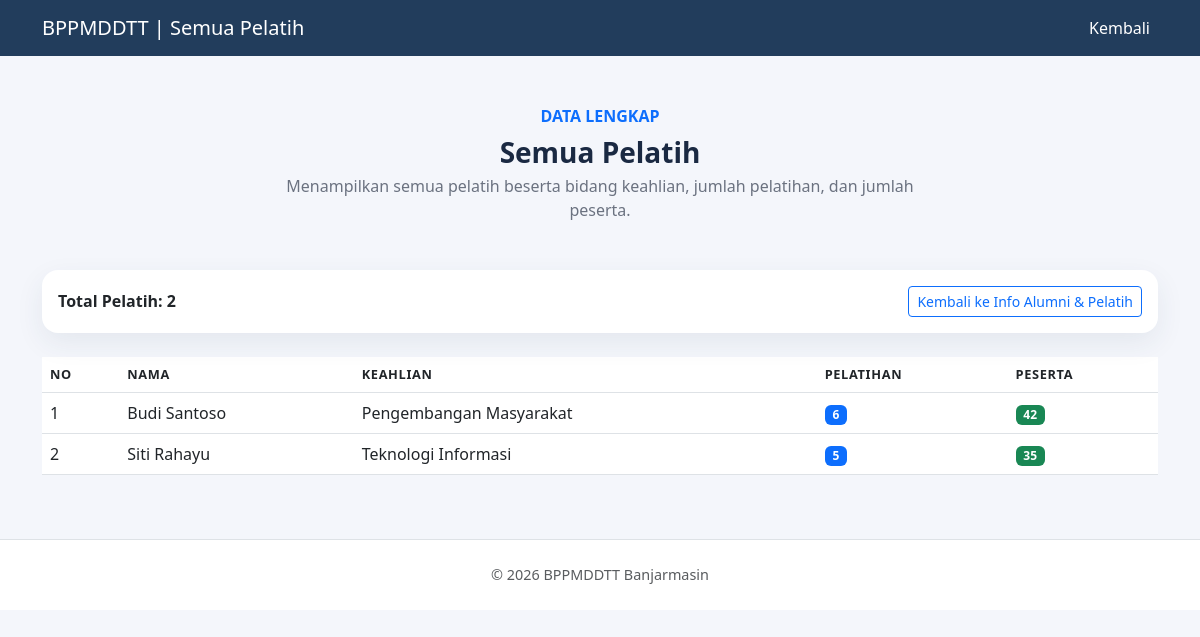
The app's page /login/semua_pelatih.php with its own data.
### tables this page shows
CREATE TABLE `instruktur` (
  `id` int(10) UNSIGNED NOT NULL,
  `user_id` int(10) UNSIGNED NOT NULL,
  `nik` varchar(20) DEFAULT NULL,
  `bidang_keahlian` varchar(150) NOT NULL,
  `pendidikan` varchar(100) DEFAULT NULL,
  `kontak` varchar(20) DEFAULT NULL,
  `created_at` timestamp NOT NULL DEFAULT current_timestamp(),
  `updated_at` timestamp NOT NULL DEFAULT current_timestamp() ON UPDATE current_timestamp()
);

CREATE TABLE `users` (
  `id` int(10) UNSIGNED NOT NULL,
  `name` varchar(100) NOT NULL,
  `email` varchar(150) NOT NULL,
  `password` varchar(255) NOT NULL,
  `role` enum('admin','instruktur','peserta','alumni','kepala') NOT NULL DEFAULT 'peserta',
  `is_active` tinyint(1) NOT NULL DEFAULT 1,
  `created_at` timestamp NOT NULL DEFAULT current_timestamp(),
  `updated_at` timestamp NOT NULL DEFAULT current_timestamp() ON UPDATE current_timestamp()
);

### login/semua_pelatih.php (the view, shortened to what this page needs)
<?php
include 'koneksi.php';
$instruktur = mysqli_query($koneksi,
    "SELECT i.id, u.name, COALESCE(i.bidang_keahlian, i.pendidikan, u.email, '-') AS keahlian,
            (SELECT COUNT(*) FROM pelatihan p WHERE p.instruktur_id=i.id) AS jml_pelatihan,
            (SELECT COUNT(*) FROM peserta_pelatihan pp JOIN pelatihan p ON pp.pelatihan_id=p.id WHERE p.instruktur_id=i.id) AS jml_peserta
     FROM instruktur i
     JOIN users u ON i.user_id=u.id
     ORDER BY u.name ASC");
?>
<!DOCTYPE html>
<html lang="id">
<head>
  <link href="https://cdn.jsdelivr.net/npm/bootstrap@5.3.0/dist/css/bootstrap.min.css" rel="stylesheet">
  <link href="https://cdn.jsdelivr.net/npm/bootstrap-icons@1.11.0/font/bootstrap-icons.css" rel="stylesheet">
</head>
<body>
<nav class="navbar navbar-expand-lg sticky-top">
  <div class="container">
    <a class="navbar-brand" href="Infoalumni_pelatih.php">BPPMDDTT | Semua Pelatih</a>
    <div class="collapse navbar-collapse" id="navMenu">
      <ul class="navbar-nav ms-auto align-items-lg-center">
        <li class="nav-item"><a class="nav-link" href="Infoalumni_pelatih.php">Kembali</a></li>
      </ul>
    </div>
  </div>
</nav>
<main class="py-5">
  <div class="container">
    <div class="text-center mb-5">
      <p class="text-uppercase text-primary fw-semibold mb-2">Data Lengkap</p>
      <h1 class="section-title">Semua Pelatih</h1>
      <p class="section-sub mx-auto" style="max-width:680px;">Menampilkan semua pelatih beserta bidang keahlian, jumlah pelatihan, dan jumlah peserta.</p>
    </div>
    <div class="card mb-4">
      <div class="card-body p-3">
        <div class="d-flex flex-wrap gap-2 align-items-center justify-content-between">
          <div class="fw-semibold">Total Pelatih: <?= mysqli_num_rows($instruktur) ?></div>
          <a href="Infoalumni_pelatih.php" class="btn btn-outline-primary btn-sm">Kembali ke Info Alumni & Pelatih</a>
        </div>
      </div>
    </div>
    <div class="table-responsive">
      <table class="table table-hover align-middle">
        <thead class="bg-white">
          <tr>
            <th>No</th>
            <th>Nama</th>
            <th>Keahlian</th>
            <th>Pelatihan</th>
            <th>Peserta</th>
          </tr>
        </thead>
        <tbody>
          <?php $no = 1; while ($row = mysqli_fetch_assoc($instruktur)): ?>
          <tr>
            <td><?= $no++ ?></td>
            <td><?= htmlspecialchars($row['name']) ?></td>
            <td><?= htmlspecialchars($row['keahlian']) ?></td>
            <td><span class="badge bg-primary"><?= $row['jml_pelatihan'] ?></span></td>
            <td><span class="badge bg-success"><?= $row['jml_peserta'] ?></span></td>
          </tr>
          <?php endwhile; ?>
        </tbody>
      </table>
    </div>
  </div>
</main>
<footer class="py-4 bg-white border-top">
  <div class="container text-center text-muted" style="font-size:.9rem;">
    &copy; <?= date('Y') ?> BPPMDDTT Banjarmasin
  </div>
</footer>
</body>
</html>

### login/semua_pelatih.php (style rules this page uses)
:root { --primary: #223D5C; --card-bg: #fff; }
body { background:#f4f6fb; color:#1a2942; font-family:Segoe UI, sans-serif; }
.navbar { background: var(--primary); }
.navbar-brand, .navbar-nav .nav-link { color:#fff !important; }
.card { border:none; border-radius:16px; box-shadow:0 10px 28px rgba(34,61,92,.08); }
.section-title { font-size:1.75rem; font-weight:700; margin-bottom:.25rem; }
.section-sub { color:#6b7280; margin-bottom:1.75rem; }
.table thead th { text-transform:uppercase; letter-spacing:.05em; font-size:.8rem; }

### records on screen
instruktur: user.name "Budi Santoso", keahlian "Pengembangan Masyarakat", jml_pelatihan "6", jml_peserta "42"
instruktur: user.name "Siti Rahayu", keahlian "Teknologi Informasi", jml_pelatihan "5", jml_peserta "35"

### other values on screen
mysqli_num_rows($instruktur) "2"
